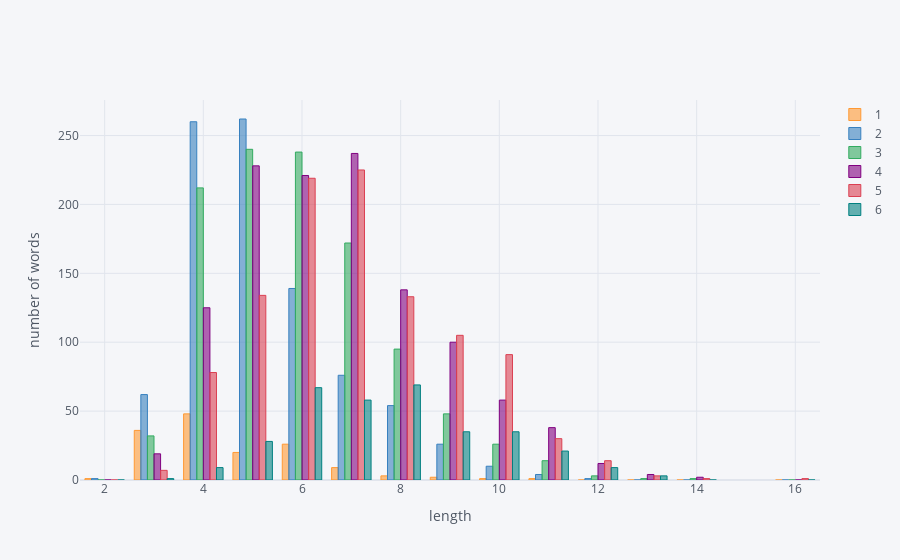

The code cell stored with this chart in its notebook:
### Code cell
c1.iplot(kind='bar',xTitle ='length',yTitle = 'number of words')

### Figure 1 — Plotly figure (JSON) as saved in the notebook; plotly's stock layout.template omitted (floating-point values rounded to 4 significant figures)
{"data": [{"marker": {"color": "rgba(255, 153, 51, 0.6)", "line": {"color": "rgba(255, 153, 51, 1.0)", "width": 1}}, "name": "1", "orientation": "v", "text": "", "type": "bar", "x": [2, 3, 4, 5, 6, 7, 8, 9, 10, 11, 12, 13, 14, 16], "y": [1, 36, 48, 20, 26, 9, 3, 2, 1, 1, 0, 0, 0, 0]}, {"marker": {"color": "rgba(55, 128, 191, 0.6)", "line": {"color": "rgba(55, 128, 191, 1.0)", "width": 1}}, "name": "2", "orientation": "v", "text": "", "type": "bar", "x": [2, 3, 4, 5, 6, 7, 8, 9, 10, 11, 12, 13, 14, 16], "y": [1, 62, 260, 262, 139, 76, 54, 26, 10, 4, 1, 0, 0, 0]}, {"marker": {"color": "rgba(50, 171, 96, 0.6)", "line": {"color": "rgba(50, 171, 96, 1.0)", "width": 1}}, "name": "3", "orientation": "v", "text": "", "type": "bar", "x": [2, 3, 4, 5, 6, 7, 8, 9, 10, 11, 12, 13, 14, 16], "y": [0, 32, 212, 240, 238, 172, 95, 48, 26, 14, 3, 1, 1, 0]}, {"marker": {"color": "rgba(128, 0, 128, 0.6)", "line": {"color": "rgba(128, 0, 128, 1.0)", "width": 1}}, "name": "4", "orientation": "v", "text": "", "type": "bar", "x": [2, 3, 4, 5, 6, 7, 8, 9, 10, 11, 12, 13, 14, 16], "y": [0, 19, 125, 228, 221, 237, 138, 100, 58, 38, 12, 4, 2, 0]}, {"marker": {"color": "rgba(219, 64, 82, 0.6)", "line": {"color": "rgba(219, 64, 82, 1.0)", "width": 1}}, "name": "5", "orientation": "v", "text": "", "type": "bar", "x": [2, 3, 4, 5, 6, 7, 8, 9, 10, 11, 12, 13, 14, 16], "y": [0, 7, 78, 134, 219, 225, 133, 105, 91, 30, 14, 3, 1, 1]}, {"marker": {"color": "rgba(0, 128, 128, 0.6)", "line": {"color": "rgba(0, 128, 128, 1.0)", "width": 1}}, "name": "6", "orientation": "v", "text": "", "type": "bar", "x": [2, 3, 4, 5, 6, 7, 8, 9, 10, 11, 12, 13, 14, 16], "y": [0, 1, 9, 28, 67, 58, 69, 35, 35, 21, 9, 3, 0, 0]}], "layout": {"legend": {"bgcolor": "#F5F6F9", "font": {"color": "#4D5663"}}, "paper_bgcolor": "#F5F6F9", "plot_bgcolor": "#F5F6F9", "title": {"font": {"color": "#4D5663"}}, "xaxis": {"gridcolor": "#E1E5ED", "showgrid": true, "tickfont": {"color": "#4D5663"}, "title": {"font": {"color": "#4D5663"}, "text": "length"}, "zerolinecolor": "#E1E5ED"}, "yaxis": {"gridcolor": "#E1E5ED", "showgrid": true, "tickfont": {"color": "#4D5663"}, "title": {"font": {"color": "#4D5663"}, "text": "number of words"}, "zerolinecolor": "#E1E5ED"}}}
